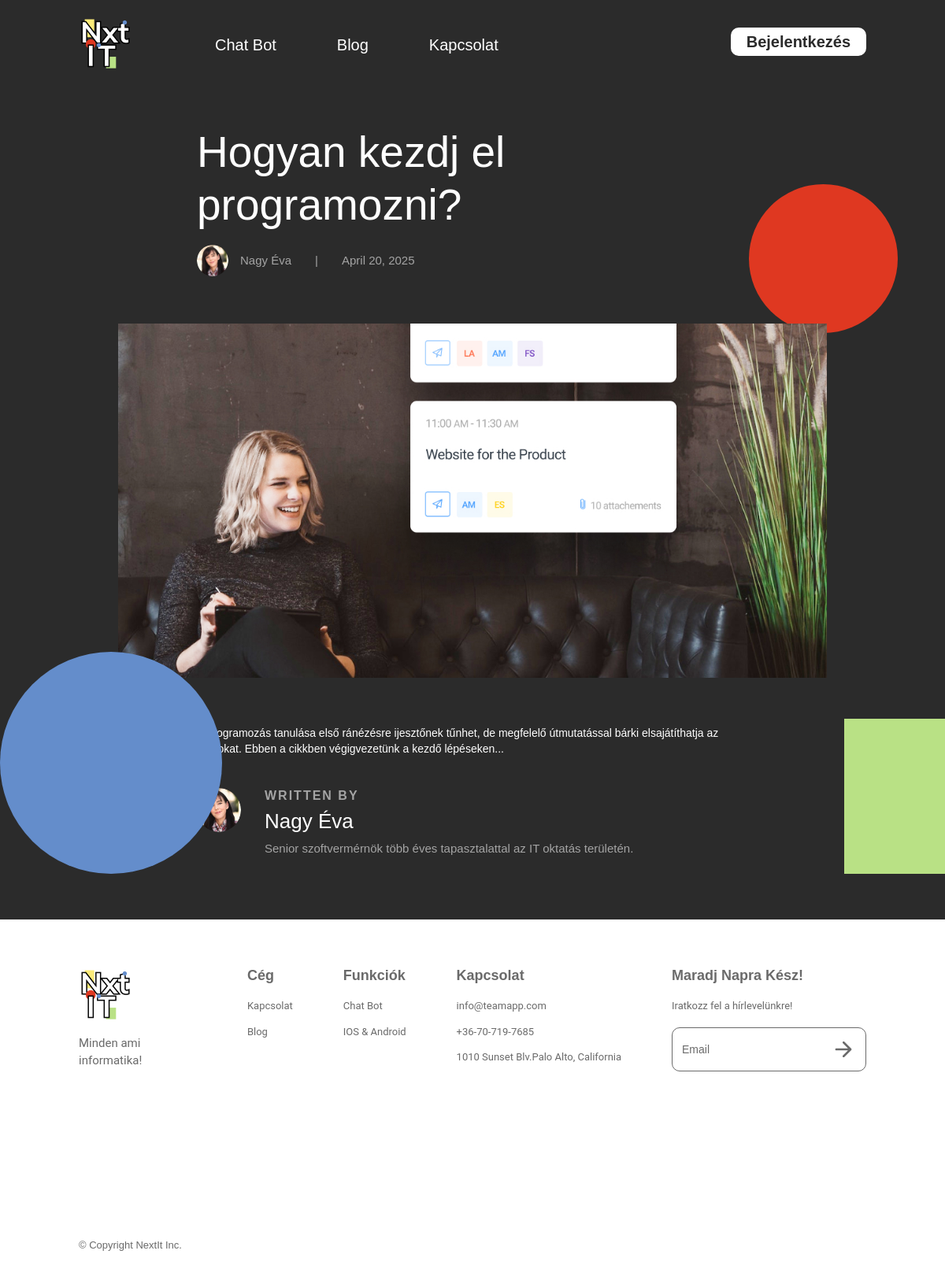
The app's page /detail_blog.php?id=1 with its own data.
### tables this page shows
CREATE TABLE IF NOT EXISTS blog_posts (
    id INT AUTO_INCREMENT PRIMARY KEY,
    title VARCHAR(255) NOT NULL,
    content TEXT NOT NULL,
    thumbnail_path VARCHAR(255),
    author_id INT NOT NULL,
    created_at TIMESTAMP DEFAULT CURRENT_TIMESTAMP,
    updated_at TIMESTAMP DEFAULT CURRENT_TIMESTAMP ON UPDATE CURRENT_TIMESTAMP,
    FOREIGN KEY (author_id) REFERENCES authors(id)
);

CREATE TABLE IF NOT EXISTS authors (
    id INT AUTO_INCREMENT PRIMARY KEY,
    user_id INT,
    name VARCHAR(255) NOT NULL,
    avatar_path VARCHAR(255),
    bio TEXT,
    created_at TIMESTAMP DEFAULT CURRENT_TIMESTAMP,
    FOREIGN KEY (user_id) REFERENCES users(id)
);

### detail_blog.php (the view, shortened to what this page needs)
<?php
$post_id = filter_var($_GET['id'] ?? 0, FILTER_SANITIZE_NUMBER_INT);
try {
    $conn = connectDB();
    $stmt = $conn->prepare("
        SELECT
            blog_posts.*,
            authors.name as author_name,
            authors.avatar_path as author_avatar,
            authors.bio as author_bio
        FROM blog_posts
        JOIN authors ON blog_posts.author_id = authors.id
        WHERE blog_posts.id = :id
    ");
    $stmt->bindParam(':id', $post_id);
    $stmt->execute();
    $post = $stmt->fetch(PDO::FETCH_ASSOC);
} catch(PDOException $e) {
    header("Location: blog.php");
    exit();
}
?>
<!DOCTYPE html>
<html data-wf-page="66d02fb4f2a7b52a72435c93" data-wf-site="65fc333eda750eb38f8b67a0">
<head>
  <link href="css/normalize.css" rel="stylesheet" type="text/css">
  <link href="css/webflow.css" rel="stylesheet" type="text/css">
  <link href="css/first-cb9532.webflow.css" rel="stylesheet" type="text/css">
</head>
<body class="body-3">
  <div id="luxy" class="smooth-wrapper">
    <section class="section white-section">
      <div data-animation="default" data-collapse="medium" data-duration="400" data-easing="ease" data-easing2="ease" role="banner" class="navbar w-nav">
        <div class="nav-container w-container">
          <a href="index.php" class="brand w-nav-brand"><img src="images/Logo.png" loading="lazy" width="66" alt="" class="image"></a>
          <nav role="navigation" class="nav-menu w-clearfix w-nav-menu">
            <a href="chat-bot.php" class="nav-link left first w-nav-link">Chat Bot</a>
            <a href="blog.php" class="nav-link left w-nav-link">Blog</a>
            <a href="kapcsolat.php" class="nav-link left w-nav-link">Kapcsolat</a>
          </nav>
          <?php if(isset($_SESSION['user_id'])): ?>
            <a href="process/logout.php" class="nav-link nav-button w-nav-link">Kijelentkezés</a>
          <?php else: ?>
            <a href="log-in.html" class="nav-link nav-button w-nav-link">Bejelentkezés</a>
          <?php endif; ?>
        </div>
      </div>
      <div class="blog-container top-margin">
        <h1 class="heading-10"><?php echo htmlspecialchars($post['title']); ?></h1>
        <div class="author-and-date">
          <div class="avatar-img" style="background-image: url('<?php echo htmlspecialchars($post['author_avatar']); ?>')"></div>
          <div class="author-name"><?php echo htmlspecialchars($post['author_name']); ?></div>
          <div class="divider">|</div>
          <div class="author-name"><?php echo date('F j, Y', strtotime($post['created_at'])); ?></div>
        </div>
      </div>
      <div class="blog-container _900-wide">
        <div class="main-img" style="background-image: url('<?php echo htmlspecialchars($post['thumbnail_path']); ?>')"></div>
      </div>
      <div class="blog-container">
        <div class="rich-text w-richtext">
          <?php echo $post['content']; ?>
        </div>
        <div class="author-blocck">
          <div>
            <div class="text-block-7">WRITTEN BY</div>
            <div class="text-block-8"><?php echo htmlspecialchars($post['author_name']); ?></div>
            <div class="text-block-6"><?php echo htmlspecialchars($post['author_bio']); ?></div>
          </div>
        </div>
      </div>
      <img src="images/red-ccircle.svg" loading="lazy" alt="" class="redc1">
      <img src="images/green-square.svg" loading="lazy" alt="" height="Auto" class="greens1">
      <img src="images/Bg-purple-2.svg" loading="lazy" alt="" class="purplec1">
    </section>
    <section class="section footer">
      <div class="nav-container">
        <div class="flexbox-2 footer">
          <div class="footer-column first">
            <a href="index.php" class="w-inline-block"><img width="66" loading="lazy" alt="" src="images/Logo.png"></a>
            <div class="text-block-4">Minden ami informatika!</div>
          </div>
          <div class="footer-column">
            <h3>Cég</h3>
            <a href="kapcsolat.php" class="link">Kapcsolat</a>
            <a href="blog.php" class="link">Blog</a>
          </div>
          <div class="footer-column">
            <h3>Funkciók</h3>
            <a href="chat-bot.php" class="link">Chat Bot</a>
            <a href="log-in.html" class="link">IOS &amp; Android<br></a>
          </div>
          <div class="footer-column">
            <h3>Kapcsolat</h3>
            <a href="mailto:info@teamapp.com" class="link">info@teamapp.com</a>
            <a href="tel:+36-70-719-7685" class="link">+36-70-719-7685</a>
            <a href="#" class="link">1010 Sunset Blv.Palo Alto, California</a>
          </div>
          <div class="footer-column last">
            <h3>Maradj Napra Kész!</h3>
            <div class="sub-text">Iratkozz fel a hírlevelünkre!</div>
            <div class="form-block w-form">
              <form action="process/subscribe.php" method="post" class="form-copy">
                <input class="text-field-copy w-input" maxlength="256" name="email" placeholder="Email" type="email" required="">
                <input type="submit" class="arrow-button w-button" value="b">
              </form>
            </div>
          </div>
        </div>
        <div class="text-block-3">© Copyright NextIt Inc.</div>
      </div>
    </section>
  </div>
</body>
</html>

### css/webflow.css (style rules this page uses)
* { -webkit-box-sizing: border-box; -moz-box-sizing: border-box; box-sizing: border-box; }
html { height: 100%; }
body { margin: 0; min-height: 100%; background-color: #fff; font-family: Arial, sans-serif; font-size: 14px; line-height: 20px; color: #333; }
img { max-width: 100%; vertical-align: middle; display: inline-block; }
.w-inline-block { max-width: 100%; display: inline-block; }
.w-clearfix:before, .w-clearfix:after { content: " "; display: table; grid-column-start: 1; grid-row-start: 1; grid-column-end: 2; grid-row-end: 2; }
.w-clearfix:after { clear: both; }
.w-button { display: inline-block; padding: 9px 15px; background-color: #3898EC; color: white; border: 0; line-height: inherit; text-decoration: none; cursor: pointer; border-radius: 0; }
input.w-button { -webkit-appearance: button; }
h1, h2, h3, h4, h5, h6 { font-weight: bold; margin-bottom: 10px; }
h1 { font-size: 38px; line-height: 44px; margin-top: 20px; }
h3 { font-size: 24px; line-height: 30px; margin-top: 20px; }
.w-form { margin: 0 0 15px; }
.w-input, .w-select { display: block; width: 100%; height: 38px; padding: 8px 12px; margin-bottom: 10px; font-size: 14px; line-height: 1.42857143; color: #333333; vertical-align: middle; background-color: #ffffff; border: 1px solid #cccccc; }
.w-input::placeholder, .w-select::placeholder { color: #999; }
.w-container { margin-left: auto; margin-right: auto; max-width: 940px; }
.w-container:before, .w-container:after { content: " "; display: table; grid-column-start: 1; grid-row-start: 1; grid-column-end: 2; grid-row-end: 2; }
.w-container:after { clear: both; }
.w-richtext:before, .w-richtext:after { content: " "; display: table; grid-column-start: 1; grid-row-start: 1; grid-column-end: 2; grid-row-end: 2; }
.w-richtext:after { clear: both; }
.w-nav { position: relative; background: #dddddd; z-index: 1000; }
.w-nav:before, .w-nav:after { content: " "; display: table; grid-column-start: 1; grid-row-start: 1; grid-column-end: 2; grid-row-end: 2; }
.w-nav:after { clear: both; }
.w-nav-brand { position: relative; float: left; text-decoration: none; color: #333333; }
.w-nav-link { position: relative; display: inline-block; vertical-align: top; text-decoration: none; color: #222222; padding: 20px; text-align: left; margin-left: auto; margin-right: auto; }
.w-nav-menu { position: relative; float: right; }

### records on screen
blog_posts: title "Hogyan kezdj el programozni?", author.avatar_path (placeholder picture), author.name "Nagy Éva", created_at "April 20, 2025", thumbnail_path (picture), content "A programozás tanulása első ránézésre ijesztőnek tűnhet, de megfelelő útmutatással bárki elsajátíthatja az alapokat. Ebben a cikkben végigvezetünk a kezdő lépéseken...", author.bio "Senior szoftvermérnök több éves tapasztalattal az IT oktatás területén."
